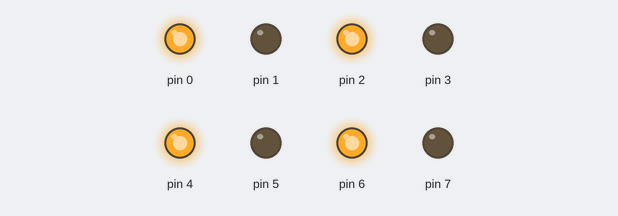
Simulated run of this sketch. Board: Arduino Uno, built with avr-gcc and run on an emulated ATmega328P. Shown: output pins drawn as LEDs (lit = HIGH).

Above: at 0.1 s.
At 1.3 s:
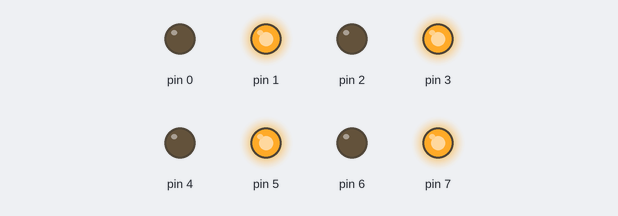
At 2.7 s:
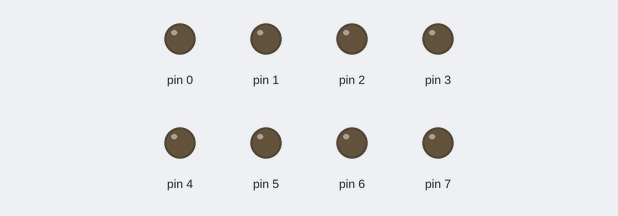
Timing chart, 0 to 3.0 s (numbered marks = the images above):
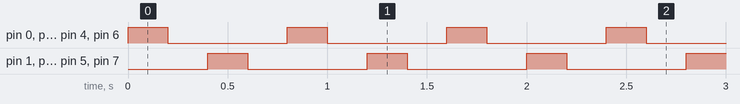

The sketch:

led8_ganjil_genap_ganti.ino
```cpp
void setup() {
  pinMode(0, OUTPUT);
  pinMode(1, OUTPUT);
  pinMode(2, OUTPUT);
  pinMode(3, OUTPUT);
  pinMode(4, OUTPUT);
  pinMode(5, OUTPUT);
  pinMode(6, OUTPUT);
  pinMode(7, OUTPUT);

}

void loop() {
  digitalWrite(0, HIGH);
  digitalWrite(2, HIGH);
  digitalWrite(4, HIGH);
  digitalWrite(6, HIGH);
  delay(200);
  digitalWrite(0, 0);
  digitalWrite(2, 0);
  digitalWrite(4, 0);
  digitalWrite(6, 0);

  delay(200);
  digitalWrite(1, HIGH);
  digitalWrite(3, HIGH);
  digitalWrite(5, HIGH);
  digitalWrite(7, HIGH);
  delay(200);


  digitalWrite(1, 0);
  digitalWrite(3, 0);
  digitalWrite(5, 0);
  digitalWrite(7, 0);
  delay(200);


}
```

Measured:
- by itself, pin 0–7: alternates HIGH for 0.20 s and LOW for 0.60 s
- by itself, everything shown: repeats every 0.80 s, in 4 steps
